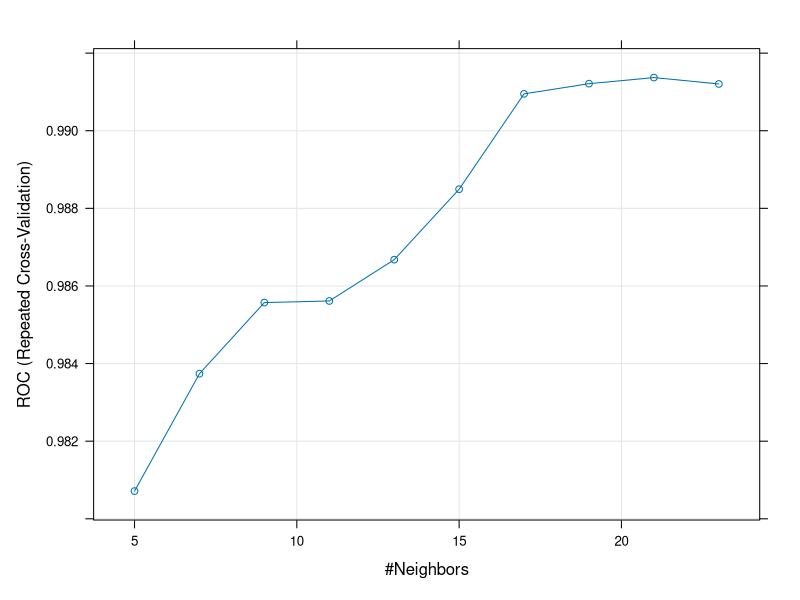

Source code (R): (Note: this script raises an error after producing the figure.)
#https://www.r-bloggers.com/k-nearest-neighbor-step-by-step-tutorial/

set.seed(12345)

library(caret)
library(e1071)
library(ROCR)

# Read in Data
train <-read.csv("data/breast_cancer_training.csv", header = TRUE)
validation <- read.csv("data/breast_cancer_testing.csv", header = TRUE)

train <- train[,2:11]
train_outcome <- sapply(train$Outcome, function(x) if (x > 3) {"M"} else {"B"})
train <- cbind(train, train_outcome)
train <- train[,-10] #removed ID line and recoded 0 and 1 to B and M, respectively

validation <- validation[,2:11]
validation_outcome <- sapply(validation$Outcome, function(x) if (x > 3) {"M"} else {"B"})
validation <- cbind(validation, validation_outcome)
validation <- validation[,-10] #removed ID line and recoded 0 and 1 to B and M, respectively

# model training
trc = trainControl(method = "repeatedcv",
                 number = 10, # k-fold
                 repeats = 3,
                 classProbs = TRUE,
                 summaryFunction = twoClassSummary)

model1 <- train(train_outcome~. , data = train, method = "knn",
                trControl = trc,
                metric = "ROC",
                tuneLength = 10)

model1
plot(model1)

# Validation
valid_pred <- predict(model1, validation, type = "prob")
valid_pred2 <- predict(model1, newdata=validation)


#Storing Model Performance Scores using library ROCR
predicted_values <-prediction(valid_pred[,2],validation$validation_outcome)

# AUC
perf_val <- performance(predicted_values, "auc")
perf_val

# Plot AUC 
perf_val <- performance(predicted_values, "tpr", "fpr")
plot(perf_val, col = "green", lwd = 1.5)

#Confusion Matrix
confusionMatrix(valid_pred2, validation$validation_outcome)
